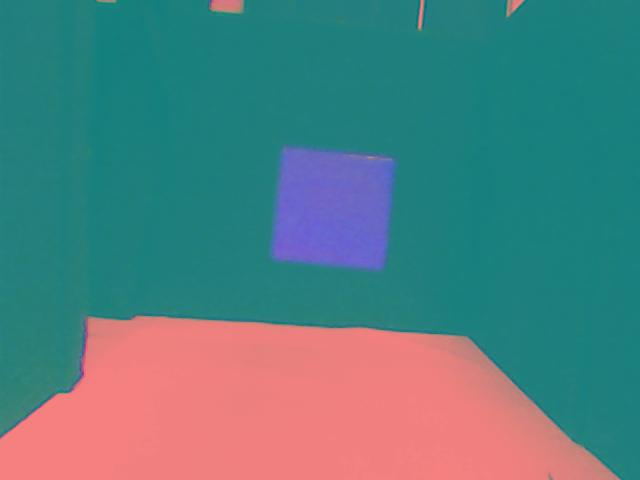
%> input picture testtq.jpg, 640 x 480 px
$ octave mainRobot.m   (GNU Octave 9; MATLAB toolbox functions it lacks are replaced by stand-ins)
%> lines starting %> are read from the running program, lines starting %| are printed output that depends on the picture; in (x1, y1, x2, y2) boxes, pixels count from 0 and x2, y2 are one past the last pixel; in counts of white or black regions, pixels touching at a corner belong together; the program's own positions count from 1
% Om Gam Ganapathaye Nama:
% The main robot program

%cleaning up
clc;
fprintf('Wait Please... Clearing the memory');
close all;
imaqreset
%> (this line was passed over: imaqreset is not available in this run)
clear all;
delete(instrfindall);                   % Clear the interface values
instructions=2;     % order of the map

%%%%%%%%%%%%%%%%%%%%%%%%% MAP-PROCESSING %%%%%%%%%%%%%%%%%%%%%%%%%%%%%%%%%%

% Change the current folder to the folder of this m-file.
% (The line of code below is from Brett Shoelson of The Mathworks.)
if(~isdeployed)
	cd(fileparts(which(mfilename)));
end

%Setting the folder as current home folder
	startingFolder = pwd;

%Using the UI to select the image file
continueWithAnother = true;
promptMessage = sprintf('Please specify a lane image (in the next window).\nThis program will attempt to solve the Map-Processing.');
button = questdlg(promptMessage, 'Map-Processing', 'OK', 'Cancel', 'OK');
%> the answer given: OK
if strcmpi(button, 'Cancel')
	continueWithAnother = false;
end

while continueWithAnother
	% Get the name of the maze image file that the user wants to use.
	defaultFileName = fullfile(startingFolder, '*.*');
	[baseFileName, folder] = uigetfile(defaultFileName, 'Select lane image file');
%> the answer given: testtq.jpg
	if baseFileName == 0
		% User hit cancel.  Bail out.
		return;
	end
	fullFileName = fullfile(folder, baseFileName);

    %Open the Lane image file.
    RGB = imread(fullFileName);
%> RGB is the input picture: size 480x640x3 uint8; mean R, G, B 85.2, 126.6, 128.8
    %Saravana's Map-Processing Code
    mapValue= struct('color','red','shape','square');
    nextPosition='left';
    break;
end
IMG=RGB;
GRAY = rgb2gray(RGB);
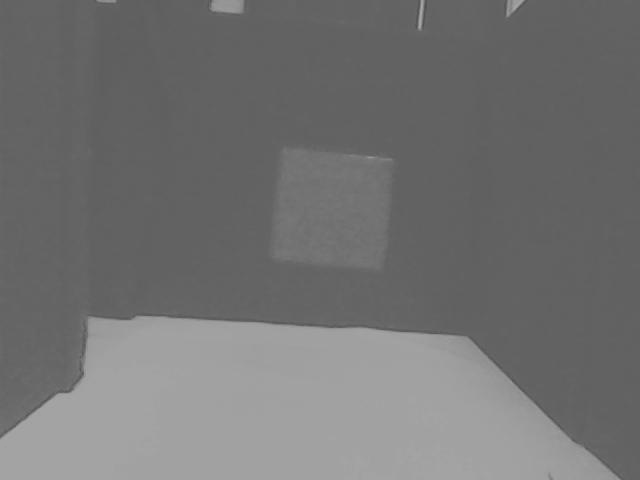
%> GRAY: size 480x640 uint8; min 79, max 171, mean 114.4
my_image = im2double(GRAY);

image_thresholded = my_image;
image_thresholded(my_image>0.98) = 0;
%imshow(image_thresholded)


bw=im2bw(image_thresholded,0.1);
%> bw: size 480x640 logical; every value is 1
bw=bwareaopen(bw,30);
%imshow(bw);

[B,L] = bwboundaries(bw,'noholes');
%> L: size 480x640 double; every value is 1
%> B = 1 boundary; box (x1, y1, x2, y2) and points: (0, 0, 640, 480) 2237

% Step 6: Determine objects properties
STATS = regionprops(L, 'all'); % we need 'BoundingBox' and 'Extent'
%> STATS = 1 region; box (x1, y1, x2, y2), Area, Centroid, MajorAxisLength, MinorAxisLength and Eccentricity: (0, 0, 640, 480) 307200 [320.5 240.5] 739 554.3 0.661
tblob=length(STATS);
%> tblob = 1
% [6 lines of commented-out code are left out]

figure,
imshow(RGB),
title('Results');
hold on
for i = 1 : length(STATS)
  W(i) = uint8(abs(STATS(i).BoundingBox(3)-STATS(i).BoundingBox(4)) < 20);
  W(i) = W(i) + 2 * uint8((STATS(i).Extent - 1) == 0 );

  if (STATS(i).Extent<0.777)

    if (norm([STATS(i).Extrema(1,1), STATS(i).Extrema(1,2)]-[STATS(i).Extrema(2,1), STATS(i).Extrema(2,2)])<5) %TR,TL

        if (norm([STATS(i).Extrema(2,1), STATS(i).Extrema(2,2)]-[STATS(i).Extrema(3,1), STATS(i).Extrema(3,2)])<5) %RT,RB
            W(i)=4; %Triangle left
            blob(i)='T';
        else

            if  (norm([STATS(i).Extrema(5,1), STATS(i).Extrema(5,2)]-[STATS(i).Extrema(6,1), STATS(i).Extrema(6,2)])<5)
                if (norm([STATS(i).Extrema(8,1), STATS(i).Extrema(8,2)]-[STATS(i).Extrema(1,1), STATS(i).Extrema(1,2)])<5)
                    W(i)=4; %Triangle right
                    blob(i)='T';
                else
                    W(i)=6;%hexagon Veritical
                    blob(i)='T';
                end
            else
                W(i)=4; %Triangle upward
                blob(i)='T';
            end
        end
    else
        if (norm([STATS(i).Extrema(5,1), STATS(i).Extrema(5,2)]-[STATS(i).Extrema(6,1), STATS(i).Extrema(6,2)])<5)
               W(i)=4; %Triangle down ward
               blob(i)='T';
        else
          W(i)=6; %Hexagon horizontel
          blob(i)='H';
        end
    end
  end
if (W(i)==1)
    blob(i)='C';
else if (W(i)==2)
        blob(i)='R';
    else if(W(i)==3)
            blob(i)='S';
        end
    end
end

centroid = STATS(i).Centroid;
farray = reshape([STATS.Centroid],2,[]);
array=int32(farray);
nblob(i)=blob(i);
kblob(i)=W(i);

switch W(i)
      case 1
          plot(centroid(1),centroid(2),'wO'); %Circle
      case 2
%> (the run ends here)
